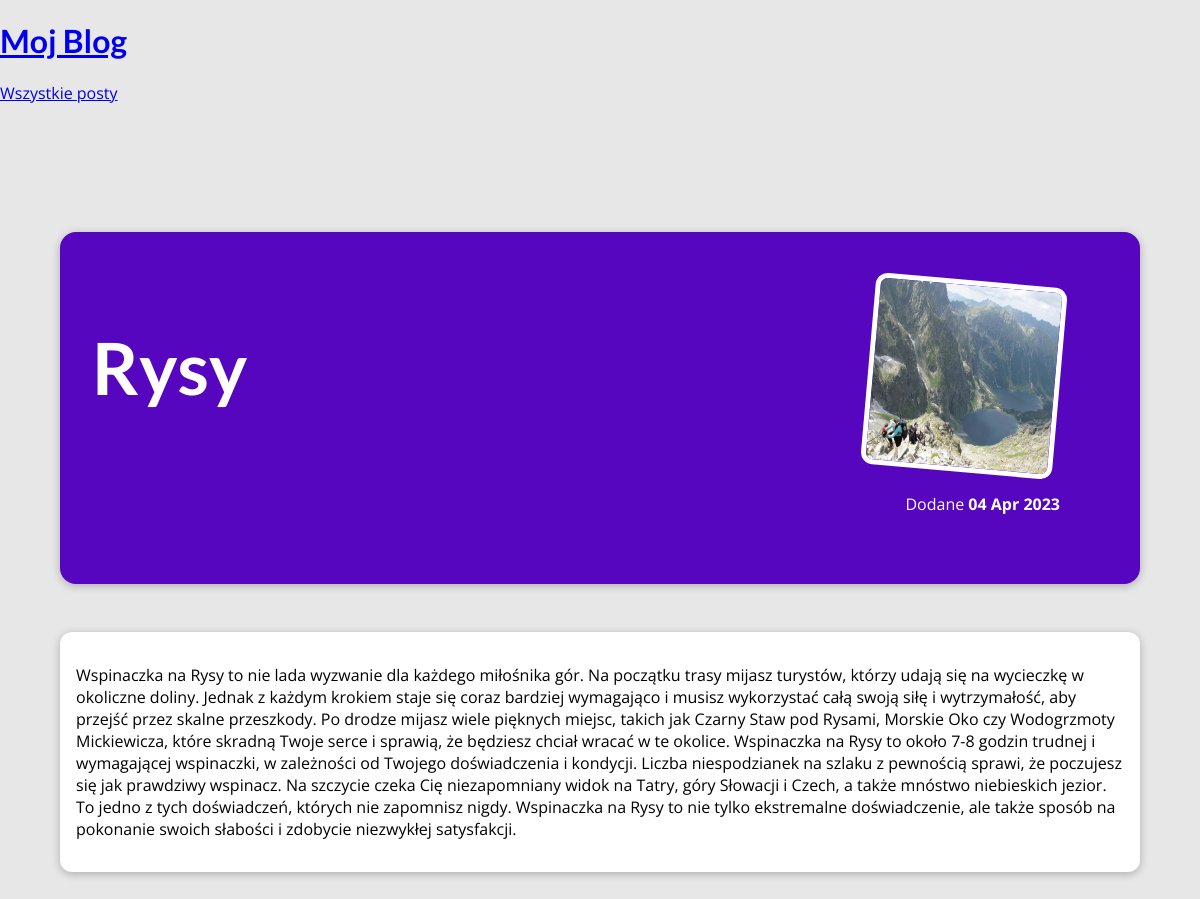
The app's page /posts/rysy-latem with its own data.
### blog/models.py (models this page shows)
class Post(models.Model):
    title = models.CharField(max_length=150)
    excerpt = models.CharField(max_length=200)
    image_name= models.CharField(max_length=100)
    date = models.DateField(auto_now=True)
    slug = models.SlugField(unique=True, db_index=True)
    content = models.TextField(validators=[MinLengthValidator(10)])
    autor = models.ForeignKey(Author, on_delete=models.SET_NULL, null = True, related_name="posts")
    tag = models.ManyToManyField(Tag)

### blog/views.py (the view)
# urls.py: path("posts/<slug:slug>", views.post_detail, name = "post-detail-page") #/posts/my-first-post
def post_detail(request, slug):
    identified_post = get_object_or_404(Post, slug=slug)
    return render(request,"blog/post-detail.html", {
        "post":identified_post
    })

### blog/templates/blog/post-detail.html (shortened to what this page needs)
{% extends "base.html" %}
{% load static %}
{% block css_files %}
  <link rel="stylesheet" href="{% static "blog/post-detail.css" %}" />
  <link rel="stylesheet" href="{% static "blog/all-posts.css" %}" />
{% endblock %}
{% block content %}
<section id = "summary">
  <h2>{{ post.title }}</h2>
  <article>
    <img src="{% static "blog/images/"|add:post.image_name %}" alt="{{ post.title }}" />
    <div>
      Dodane <time>{{ post.date|date:"d M Y" }}</time>
    </div>
  </article>
</section>
<main>
  {{ post.content|linebreaks }}
</main>
{% endblock %}

### static/app.css (style rules this page uses)
* { box-sizing: border-box; }
html { font-family: 'Open Sans', 'Lato', sans-serif; }
body { margin: 0; }
h1, h2, h3 { font-family: 'Lato', sans-serif; font-weight: bold; }

### blog/static/blog/post-detail.css (style rules this page uses)
body { background-color: #e7e7e7; }
#summary { margin: 8rem auto 3rem auto; padding: 2rem; width: 90%; max-width: 90rem; border-radius: 16px; background-color: #5706c0; position: relative; box-shadow: 0 2px 8px rgba(0, 0, 0, 0.25); height: 22rem; }
#summary h2 { color: white; font-size: 4.5rem; }
#summary article { position: absolute; top: 2rem; right: 3rem; padding: 1rem 2rem; border-radius: 12px; text-align: right; color: white; }
#summary article img { width: 12rem; height: 12rem; border-radius: 12px; transform: rotateZ(5deg); border: 5px solid white; margin-bottom: 1rem; }
#summary time { font-weight: bold; }
main { width: 90%; max-width: 90rem; margin: 3rem auto; background-color: white; padding: 1rem; border-radius: 12px; box-shadow: 0 2px 8px rgba(0, 0, 0, 0.25); }

### blog/static/blog/all-posts.css (style rules this page uses)
body { background-color: #e7e7e7; }

### records on screen
Post: title "Rysy", image_name (picture), date "04 Apr 2023", content "Wspinaczka na Rysy to nie lada wyzwanie dla każdego miłośnika gór. Na początku trasy mijasz turystów, którzy udają się na wycieczkę w okoliczne doliny. Jednak z każdym krokiem staje się coraz bardziej wymagająco i musisz wykorzystać całą swoją siłę i wytrzymałość, aby przejść przez skalne przeszkody. Po drodze mijasz wiele pięknych miejsc, takich jak Czarny Staw pod Rysami, Morskie Oko czy Wodogrzmoty Mickiewicza, które skradną Twoje serce i sprawią, że będziesz chciał wracać w te okolice. Wspinaczka na Rysy to około 7-8 godzin trudnej i wymagającej wspinaczki, w zależności od Twojego doświadczenia i kondycji. Liczba niespodzianek na szlaku z pewnością sprawi, że poczujesz się jak prawdziwy…"
